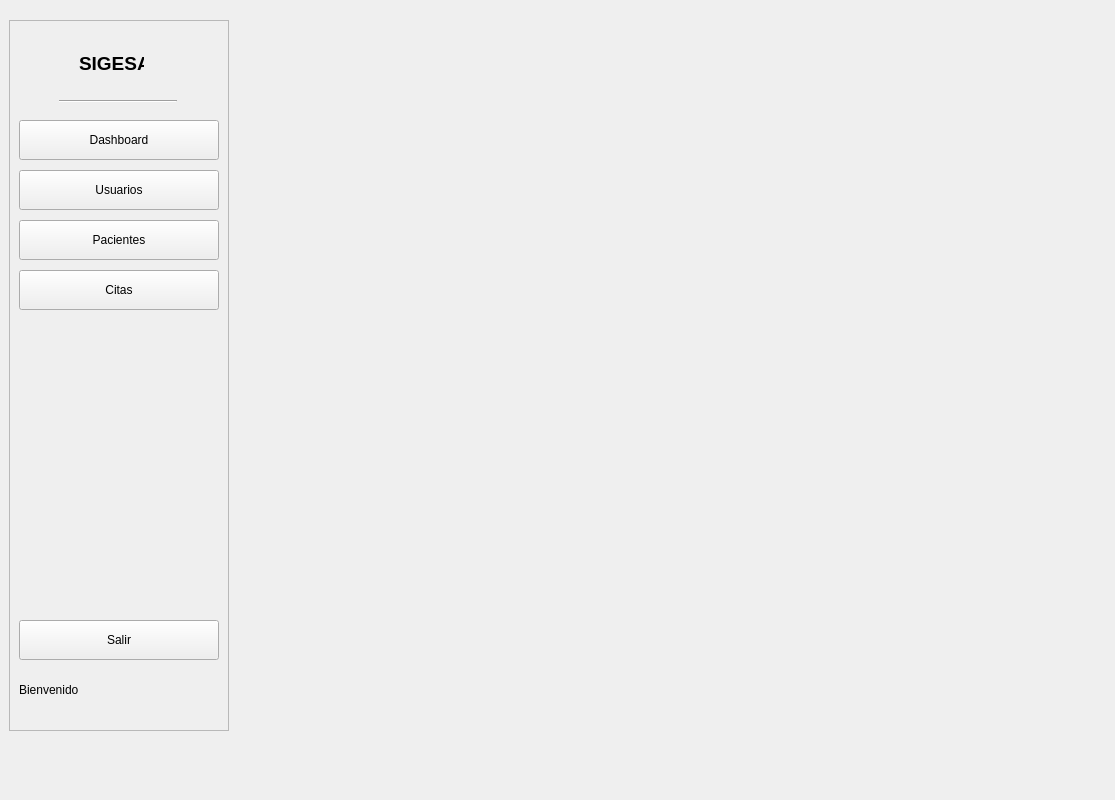
<?xml version="1.0" encoding="UTF-8"?>
<ui version="4.0">
 <class>MainWindow</class>
 <widget class="QMainWindow" name="MainWindow">
  <property name="geometry">
   <rect>
    <x>0</x>
    <y>0</y>
    <width>1115</width>
    <height>800</height>
   </rect>
  </property>
  <property name="windowTitle">
   <string>MainWindow</string>
  </property>
  <property name="styleSheet">
   <string notr="true"/>
  </property>
  <widget class="QWidget" name="centralwidget">
   <widget class="QFrame" name="sidebar">
    <property name="geometry">
     <rect>
      <x>9</x>
      <y>20</y>
      <width>220</width>
      <height>711</height>
     </rect>
    </property>
    <property name="styleSheet">
     <string notr="true">Qwidget{
	background-color:  rgb(31,149,239);
}</string>
    </property>
    <property name="frameShape">
     <enum>QFrame::Shape::StyledPanel</enum>
    </property>
    <property name="frameShadow">
     <enum>QFrame::Shadow::Raised</enum>
    </property>
    <widget class="Line" name="line">
     <property name="geometry">
      <rect>
       <x>50</x>
       <y>80</y>
       <width>118</width>
       <height>3</height>
      </rect>
     </property>
     <property name="orientation">
      <enum>Qt::Orientation::Horizontal</enum>
     </property>
    </widget>
    <widget class="QLabel" name="lbl_usuario">
     <property name="geometry">
      <rect>
       <x>10</x>
       <y>650</y>
       <width>200</width>
       <height>40</height>
      </rect>
     </property>
     <property name="text">
      <string>Bienvenido</string>
     </property>
    </widget>
    <widget class="QPushButton" name="btn_logout">
     <property name="geometry">
      <rect>
       <x>10</x>
       <y>600</y>
       <width>200</width>
       <height>40</height>
      </rect>
     </property>
     <property name="font">
      <font>
       <pointsize>9</pointsize>
      </font>
     </property>
     <property name="text">
      <string>Salir</string>
     </property>
    </widget>
    <widget class="QPushButton" name="btn_usuarios">
     <property name="geometry">
      <rect>
       <x>10</x>
       <y>150</y>
       <width>200</width>
       <height>40</height>
      </rect>
     </property>
     <property name="font">
      <font>
       <pointsize>9</pointsize>
      </font>
     </property>
     <property name="text">
      <string>Usuarios</string>
     </property>
    </widget>
    <widget class="QPushButton" name="btn_pacientes">
     <property name="geometry">
      <rect>
       <x>10</x>
       <y>200</y>
       <width>200</width>
       <height>40</height>
      </rect>
     </property>
     <property name="font">
      <font>
       <pointsize>9</pointsize>
      </font>
     </property>
     <property name="text">
      <string>Pacientes</string>
     </property>
    </widget>
    <widget class="QPushButton" name="btn_dashboard">
     <property name="geometry">
      <rect>
       <x>10</x>
       <y>100</y>
       <width>200</width>
       <height>40</height>
      </rect>
     </property>
     <property name="font">
      <font>
       <pointsize>9</pointsize>
      </font>
     </property>
     <property name="text">
      <string>Dashboard</string>
     </property>
    </widget>
    <widget class="QPushButton" name="btn_citas">
     <property name="geometry">
      <rect>
       <x>10</x>
       <y>250</y>
       <width>200</width>
       <height>40</height>
      </rect>
     </property>
     <property name="font">
      <font>
       <pointsize>9</pointsize>
      </font>
     </property>
     <property name="text">
      <string>Citas</string>
     </property>
    </widget>
    <widget class="QLabel" name="lbl_logo">
     <property name="geometry">
      <rect>
       <x>70</x>
       <y>30</y>
       <width>65</width>
       <height>26</height>
      </rect>
     </property>
     <property name="font">
      <font>
       <pointsize>14</pointsize>
       <bold>true</bold>
      </font>
     </property>
     <property name="text">
      <string>SIGESA</string>
     </property>
    </widget>
   </widget>
   <widget class="QStackedWidget" name="stackedWidget">
    <property name="geometry">
     <rect>
      <x>260</x>
      <y>20</y>
      <width>800</width>
      <height>600</height>
     </rect>
    </property>
    <widget class="QWidget" name="page"/>
    <widget class="QWidget" name="page_2"/>
   </widget>
  </widget>
 </widget>
 <resources/>
 <connections/>
</ui>
